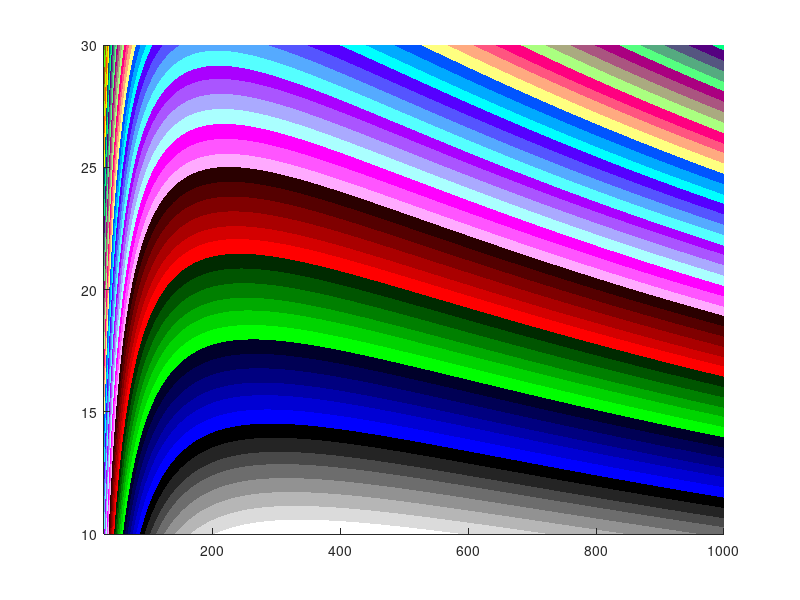

Write MATLAB code to recreate this figure. (Note: this script raises an error after producing the figure.)
I_peak= 356;
theta_pf= acos(0.9);
m_a=1;


P_on_y=[];
P_zcs_y=[];
P_over_y=[];

ffund=500;

Fsw_a=10e3:5e3:30e3;
A_die_a=30:5:1000;

for fsw=Fsw_a

P_on_x=[];
P_zcs_x=[];
P_over_x=[];

for A_die=A_die_a

% k_r=7.2*10e-3;
% alpha_r= 1.6;
% U_b=1.7; % kV 
% r_on=k_r * U_b^(alpha_r)./A_die;

k_r=7.2*1e-3;
alpha_r= 1.6;
U_b=0.9; % kV 
r_on=k_r * (U_b*1000)^(alpha_r)/A_die/1000; %% I changed this formulation because it is not correct 


P_c= 0;
sample_theta=1e-2;

for theta=theta_pf:sample_theta:(theta_pf+pi)
    IL= I_peak*sin(theta-theta_pf);
    D_upper= (1+m_a*sin(theta))/2;
    D_lower= (1-m_a*sin(theta))/2;
    P_c= P_c+ (r_on*IL^2*D_upper*sample_theta)+  (r_on*IL^2*D_lower*sample_theta);
end


Udc=1250; 
Ub=U_b*1e3;
k_c=1.6e4;
alpha_c=-1;
C_oss= k_c*(Ub^alpha_c)*A_die*1e-12;
Esw=C_oss*Udc^2;

E_zcs= 0;
sample_theta=1e-2;

sample_theta=ffund*2*pi/(fsw);

for theta=theta_pf:sample_theta:(theta_pf+pi)
    
    E_zcs= E_zcs+ Esw;

end

dv_dt=10e3/1e-6; % V/s
di_dt=10e3/1e-6; % V/s
E_over=0;
for theta=theta_pf:sample_theta:(theta_pf+pi)
   IL= abs(I_peak*sin(theta-theta_pf));
   E_over2= ((Udc*IL.^2/di_dt)+(Udc^2.*IL/dv_dt));
   E_over =E_over + E_over2;

end


P_on_x=[P_on_x 2*P_c/2/pi];
P_zcs_x=[P_zcs_x  ffund*2*E_zcs];
P_over_x=[P_over_x  ffund*2*E_over];

end 

P_on_y=[P_on_y ; P_on_x];
P_zcs_y=[P_zcs_y ; P_zcs_x];
P_over_y=[P_over_y ; P_over_x];

end



Pout=300e3;


P_tot= 3*(1.5*P_on_y+P_zcs_y+P_over_y);
% P_tot= 3*(P_over_y);
% P_tot= 3*(P_zcs_y);

[X,Y] = meshgrid(A_die_a,Fsw_a/1e3);

figure1 = figure('GraphicsSmoothing','off');
% colormap("colorcube");
% alphamap('increase',.1)
colormap("colorcube")

% Create axes
axes1 = axes('Parent',figure1);
hold(axes1,'on');

% Create contour
hLines = 500; 
 % [~,h] = contour(X,Y,3*P_on_y,hLines,'Fill','on');
  % [~,h] = contour(X,Y,3*Psw_zcs_y,hLines,'Fill','on');
    % [~,h] = contour(X,Y,3*Psw_dvdt_y,hLines,'Fill','on');
   [~,h] = contour(X,Y,100*Pout./(Pout+P_tot),hLines,'Fill','on',"EdgeAlpha",1,"FaceAlpha",1);
      % [~,h] = contour(X,Y,P_tot,hLines,'Fill','on');
hold on



% for targetEfficiency = 99.4:0.01:99.8
% % Specify the desired efficiency value
% % Plot a specific contour line for the desired efficiency value
% contour(X, Y, 100 * Pout ./ (Pout + P_tot), [targetEfficiency, targetEfficiency], 'LineColor', 'k', 'LineWidth', 1);
% end

% Create ylabel
ylabel('Switching Frequency (kHz)','FontSize',15);

% Create xlabel
xlabel('Die area (mm^2)','FontSize',15);

% Create title
 % title(' Total Loss (W)','FontSize',20,'FontWeight','bold','Interpreter','none');

box(axes1,'on');
axis(axes1,'tight');
hold(axes1,'off');
% Set the remaining axes properties
set(axes1,'BoxStyle','full','FontName','Times New Roman','FontSize',15,...
    'Layer','top');

% % Create colorbar
c=colorbar(axes1,'FontSize',15,'FontName','Times New Roman');
% c.Face.Texture.CData = cdata;
 caxis([98.2 99.8]);
% caxis([97.5 99.75]);

% Create textbox
annotation(figure1,'textbox',...
    [0.751785714285713 0.945238095238097 0.262500000000001 0.0619047619047691],...
    'String',{'Efficiency (%)'},...
    'FontSize',15,...
    'FontName','Times New Roman',...
    'FitBoxToText','off',...
    'EdgeColor','none');

% % Create textarrow
% annotation(figure1,'textarrow',[0.398214285714285 0.364285714285714],...
%     [0.315666666666668 0.197619047619049],'String',{'99.4 %'},'FontSize',15,...
%     'FontName','Times New Roman');
